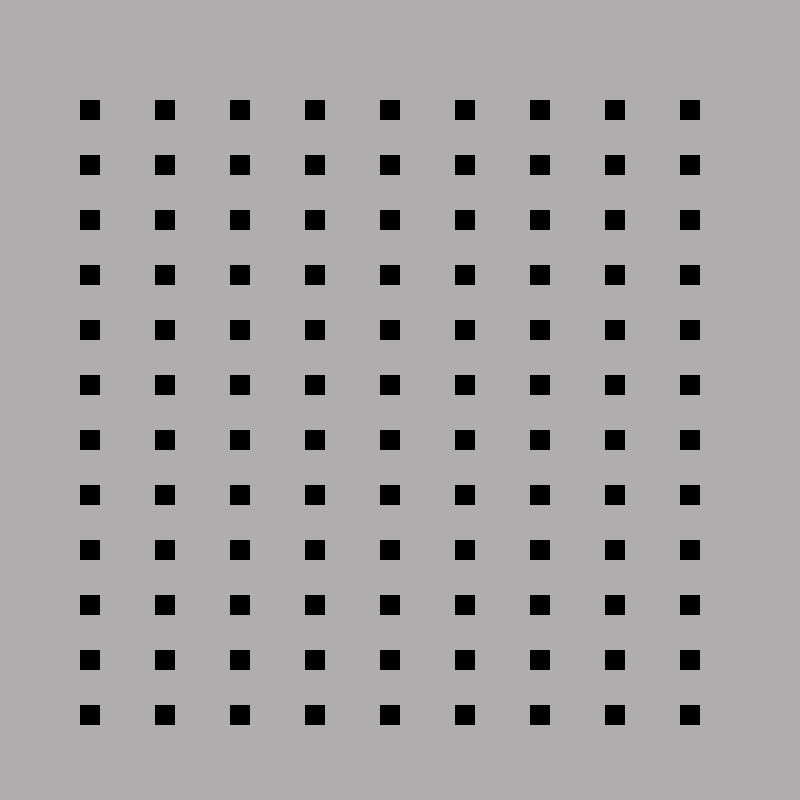
Frame 1 (no input)
Frame 60 (the mouse pressed at the canvas centre just before this capture): identical to frame 1, image omitted
Frame 120 (the mouse held since frame 60 and released just before this capture): identical to frame 1, image omitted

The Processing sketch that drew this single still picture (run headless with seeded random() and noise(); from frame 60 on, the mouse is pressed at the canvas centre):

// Processing sketch: wk2_2
// ── wk2_2.pde

color black, grey;


void setup(){
  black = color(0);
  grey = color(#AFADAD);
  
  size(800, 800);
  noStroke();
  
}

void draw(){
  background(grey);
  
  fill(black);
  /*im too lazy to draw all of these squares, so im using a nested
  for loop to do it for me. 
  refs = https://github.com/T540-GRANTED/gd105-fall2024/blob/main/A1/linePro24/linePro24.pde; hey i've done that before!
  = https://processing.org/reference/for.html
  */
  for(int a = 100; a < 750; a = a + 55) {
    for(int b = 80; b < 750; b = b + 75) {
    square(b, a, 20);
    }
  
  }
  
  save("wk2_2.png");
}
